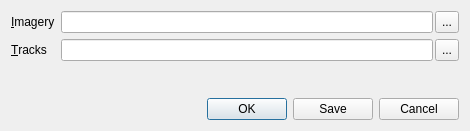
<?xml version="1.0" encoding="UTF-8"?>
<ui version="4.0">
 <class>vpProjectEditor</class>
 <widget class="QDialog" name="vpProjectEditor">
  <property name="geometry">
   <rect>
    <x>0</x>
    <y>0</y>
    <width>463</width>
    <height>131</height>
   </rect>
  </property>
  <property name="windowTitle">
   <string>Configure - VisGUI View</string>
  </property>
  <layout class="QFormLayout" name="formLayout">
   <item row="0" column="0">
    <widget class="QLabel" name="datasetLabel">
     <property name="toolTip">
      <string>Path to the project imagery. This may be an image list file, or a glob expression of image files.</string>
     </property>
     <property name="text">
      <string>&amp;Imagery</string>
     </property>
     <property name="buddy">
      <cstring>dataset</cstring>
     </property>
    </widget>
   </item>
   <item row="0" column="1">
    <layout class="QHBoxLayout" name="datasetLayout">
     <property name="spacing">
      <number>2</number>
     </property>
     <item>
      <widget class="QLineEdit" name="dataset">
       <property name="toolTip">
        <string>Path to the project imagery. This may be an image list file, or a glob expression of image files.</string>
       </property>
      </widget>
     </item>
     <item>
      <widget class="QToolButton" name="pickDataset">
       <property name="sizePolicy">
        <sizepolicy hsizetype="Preferred" vsizetype="Preferred">
         <horstretch>0</horstretch>
         <verstretch>0</verstretch>
        </sizepolicy>
       </property>
       <property name="text">
        <string>...</string>
       </property>
       <property name="icon">
        <iconset resource="../../Icons/vpView.qrc">
         <normaloff>:/icons/16x16/browse</normaloff>:/icons/16x16/browse</iconset>
       </property>
       <property name="popupMode">
        <enum>QToolButton::InstantPopup</enum>
       </property>
      </widget>
     </item>
    </layout>
   </item>
   <item row="1" column="0">
    <widget class="QLabel" name="tracksLabel">
     <property name="toolTip">
      <string>Path to tracks file.</string>
     </property>
     <property name="text">
      <string>&amp;Tracks</string>
     </property>
     <property name="buddy">
      <cstring>tracks</cstring>
     </property>
    </widget>
   </item>
   <item row="1" column="1">
    <layout class="QHBoxLayout" name="tracksLayout">
     <property name="spacing">
      <number>2</number>
     </property>
     <item>
      <widget class="QLineEdit" name="tracks">
       <property name="toolTip">
        <string>Path to tracks file.</string>
       </property>
      </widget>
     </item>
     <item>
      <widget class="QToolButton" name="pickTracks">
       <property name="sizePolicy">
        <sizepolicy hsizetype="Preferred" vsizetype="Preferred">
         <horstretch>0</horstretch>
         <verstretch>0</verstretch>
        </sizepolicy>
       </property>
       <property name="text">
        <string>...</string>
       </property>
       <property name="icon">
        <iconset resource="../../Icons/vpView.qrc">
         <normaloff>:/icons/16x16/browse</normaloff>:/icons/16x16/browse</iconset>
       </property>
      </widget>
     </item>
    </layout>
   </item>
   <item row="2" column="0" colspan="2">
    <spacer name="verticalSpacer">
     <property name="orientation">
      <enum>Qt::Vertical</enum>
     </property>
     <property name="sizeHint" stdset="0">
      <size>
       <width>448</width>
       <height>1</height>
      </size>
     </property>
    </spacer>
   </item>
   <item row="3" column="0" colspan="2">
    <widget class="QDialogButtonBox" name="buttons">
     <property name="orientation">
      <enum>Qt::Horizontal</enum>
     </property>
     <property name="standardButtons">
      <set>QDialogButtonBox::Cancel|QDialogButtonBox::Ok|QDialogButtonBox::Save</set>
     </property>
    </widget>
   </item>
  </layout>
  <action name="actionDatasetPickFile">
   <property name="text">
    <string>Pick &amp;Image List...</string>
   </property>
  </action>
  <action name="actionDatasetPickDirectory">
   <property name="text">
    <string>Pick &amp;Directory...</string>
   </property>
  </action>
 </widget>
 <resources>
  <include location="../../Icons/vpView.qrc"/>
 </resources>
 <connections>
  <connection>
   <sender>buttons</sender>
   <signal>rejected()</signal>
   <receiver>vpProjectEditor</receiver>
   <slot>reject()</slot>
   <hints>
    <hint type="sourcelabel">
     <x>316</x>
     <y>260</y>
    </hint>
    <hint type="destinationlabel">
     <x>286</x>
     <y>274</y>
    </hint>
   </hints>
  </connection>
 </connections>
</ui>
